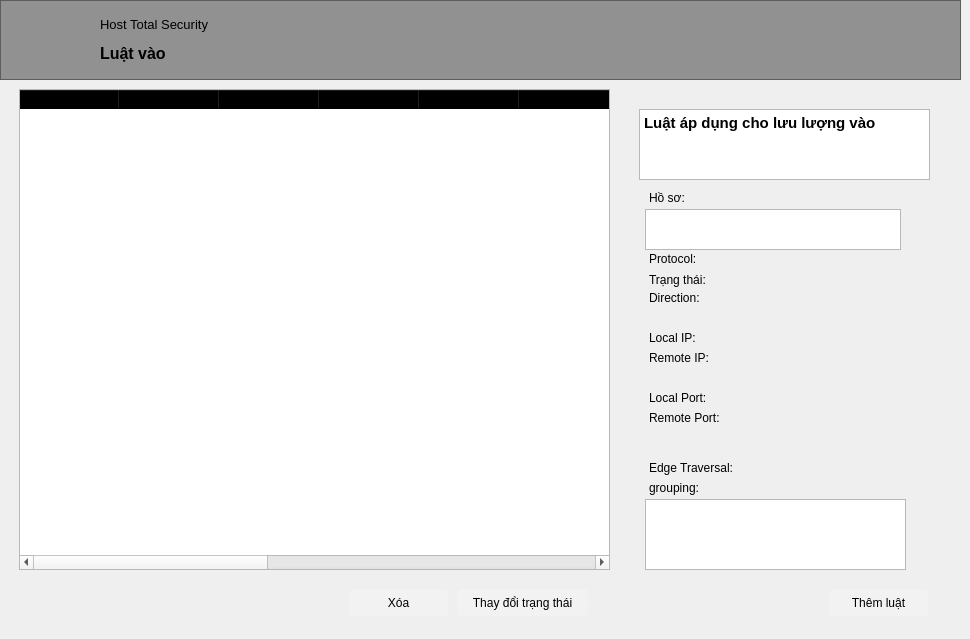
    <widget class="QWidget" name="page_33">
     <widget class="QFrame" name="frame_29">
      <property name="geometry">
       <rect>
        <x>0</x>
        <y>0</y>
        <width>961</width>
        <height>80</height>
       </rect>
      </property>
      <property name="styleSheet">
       <string notr="true">#frame_29{
background: rgba(51,51,51,0.5);
}</string>
      </property>
      <property name="frameShape">
       <enum>QFrame::StyledPanel</enum>
      </property>
      <property name="frameShadow">
       <enum>QFrame::Raised</enum>
      </property>
      <widget class="QLabel" name="back_rule_management">
       <property name="geometry">
        <rect>
         <x>20</x>
         <y>10</y>
         <width>60</width>
         <height>60</height>
        </rect>
       </property>
       <property name="cursor">
        <cursorShape>PointingHandCursor</cursorShape>
       </property>
       <property name="text">
        <string/>
       </property>
       <property name="pixmap">
        <pixmap>icon/arrowhead_left.png</pixmap>
       </property>
      </widget>
      <widget class="QLabel" name="label_148">
       <property name="geometry">
        <rect>
         <x>100</x>
         <y>10</y>
         <width>231</width>
         <height>61</height>
        </rect>
       </property>
       <property name="text">
        <string>&lt;html&gt;&lt;head/&gt;&lt;body&gt;&lt;p&gt;&lt;span style=&quot; font-size:10pt;&quot;&gt;Host Total Security&lt;/span&gt;&lt;/p&gt;&lt;p&gt;&lt;span style=&quot; font-size:12pt; font-weight:600;&quot;&gt;Luật vào&lt;/span&gt;&lt;/p&gt;&lt;/body&gt;&lt;/html&gt;</string>
       </property>
      </widget>
     </widget>
     <widget class="QWidget" name="widget_25" native="true">
      <property name="geometry">
       <rect>
        <x>9</x>
        <y>89</y>
        <width>931</width>
        <height>541</height>
       </rect>
      </property>
      <widget class="QTableWidget" name="incoming_traffic">
       <property name="geometry">
        <rect>
         <x>10</x>
         <y>0</y>
         <width>591</width>
         <height>481</height>
        </rect>
       </property>
       <property name="styleSheet">
        <string notr="true">QHeaderView::section
{
  background-color: transparent;
  text-align: left;
  padding-left: 12px;
   border-bottom:1px solid rgba(255,255,255,0.1)
}

QTableWidget::item {
    padding-left: 10px;
  border: 0px;
  border-bottom: 1px solid #454545;
}

QTableWidget::item::selected {
    background: rgba(255,255,255,0.05);
}

</string>
       </property>
       <column>
        <property name="text">
         <string>Tên luật</string>
        </property>
       </column>
       <column>
        <property name="text">
         <string>New Column</string>
        </property>
       </column>
       <column>
        <property name="text">
         <string>Trạng thái</string>
        </property>
       </column>
       <column>
        <property name="text">
         <string>New Column</string>
        </property>
       </column>
       <column>
        <property name="text">
         <string>New Column</string>
        </property>
       </column>
       <column>
        <property name="text">
         <string>New Column</string>
        </property>
       </column>
       <column>
        <property name="text">
         <string>New Column</string>
        </property>
       </column>
       <column>
        <property name="text">
         <string>Hồ sơ</string>
        </property>
       </column>
       <column>
        <property name="text">
         <string>New Column</string>
        </property>
       </column>
       <column>
        <property name="text">
         <string>New Column</string>
        </property>
       </column>
       <column>
        <property name="text">
         <string>New Column</string>
        </property>
       </column>
       <column>
        <property name="text">
         <string>Hành động</string>
        </property>
       </column>
      </widget>
      <widget class="QWidget" name="widget_75" native="true">
       <property name="geometry">
        <rect>
         <x>610</x>
         <y>0</y>
         <width>321</width>
         <height>531</height>
        </rect>
       </property>
       <property name="styleSheet">
        <string notr="true">#widget_73{
background: rgba(255,255,255,0.05);
}</string>
       </property>
       <widget class="QTextBrowser" name="ruleName">
        <property name="geometry">
         <rect>
          <x>20</x>
          <y>20</y>
          <width>291</width>
          <height>71</height>
         </rect>
        </property>
        <property name="html">
         <string>&lt;!DOCTYPE HTML PUBLIC &quot;-//W3C//DTD HTML 4.0//EN&quot; &quot;http://www.w3.org/TR/REC-html40/strict.dtd&quot;&gt;
&lt;html&gt;&lt;head&gt;&lt;meta name=&quot;qrichtext&quot; content=&quot;1&quot; /&gt;&lt;style type=&quot;text/css&quot;&gt;
p, li { white-space: pre-wrap; }
&lt;/style&gt;&lt;/head&gt;&lt;body style=&quot; font-family:'MS Shell Dlg 2'; font-size:8.25pt; font-weight:400; font-style:normal;&quot;&gt;
&lt;p style=&quot; margin-top:0px; margin-bottom:0px; margin-left:0px; margin-right:0px; -qt-block-indent:0; text-indent:0px;&quot;&gt;&lt;span style=&quot; font-size:11pt; font-weight:600;&quot;&gt;Luật áp dụng cho lưu lượng vào&lt;/span&gt;&lt;/p&gt;&lt;/body&gt;&lt;/html&gt;</string>
        </property>
       </widget>
       <widget class="QLabel" name="profile">
        <property name="geometry">
         <rect>
          <x>30</x>
          <y>100</y>
          <width>261</width>
          <height>17</height>
         </rect>
        </property>
        <property name="text">
         <string>Hồ sơ:</string>
        </property>
       </widget>
       <widget class="QLabel" name="label_399">
        <property name="geometry">
         <rect>
          <x>30</x>
          <y>180</y>
          <width>61</width>
          <height>21</height>
         </rect>
        </property>
        <property name="text">
         <string>Trạng thái:</string>
        </property>
       </widget>
       <widget class="QLabel" name="enabled">
        <property name="geometry">
         <rect>
          <x>87</x>
          <y>180</y>
          <width>211</width>
          <height>20</height>
         </rect>
        </property>
        <property name="text">
         <string/>
        </property>
       </widget>
       <widget class="QLabel" name="direction">
        <property name="geometry">
         <rect>
          <x>90</x>
          <y>200</y>
          <width>221</width>
          <height>17</height>
         </rect>
        </property>
        <property name="text">
         <string/>
        </property>
       </widget>
       <widget class="QLabel" name="label_402">
        <property name="geometry">
         <rect>
          <x>30</x>
          <y>200</y>
          <width>61</width>
          <height>17</height>
         </rect>
        </property>
        <property name="text">
         <string>Direction:</string>
        </property>
       </widget>
       <widget class="QLabel" name="localIP">
        <property name="geometry">
         <rect>
          <x>90</x>
          <y>240</y>
          <width>221</width>
          <height>17</height>
         </rect>
        </property>
        <property name="text">
         <string/>
        </property>
       </widget>
       <widget class="QLabel" name="label_406">
        <property name="geometry">
         <rect>
          <x>30</x>
          <y>240</y>
          <width>51</width>
          <height>17</height>
         </rect>
        </property>
        <property name="text">
         <string>Local IP:</string>
        </property>
       </widget>
       <widget class="QLabel" name="remoteIP">
        <property name="geometry">
         <rect>
          <x>100</x>
          <y>260</y>
          <width>221</width>
          <height>17</height>
         </rect>
        </property>
        <property name="text">
         <string/>
        </property>
       </widget>
       <widget class="QLabel" name="label_407">
        <property name="geometry">
         <rect>
          <x>30</x>
          <y>260</y>
          <width>71</width>
          <height>17</height>
         </rect>
        </property>
        <property name="text">
         <string>Remote IP:</string>
        </property>
       </widget>
       <widget class="QLabel" name="label_425">
        <property name="geometry">
         <rect>
          <x>30</x>
          <y>160</y>
          <width>51</width>
          <height>20</height>
         </rect>
        </property>
        <property name="text">
         <string>Protocol:</string>
        </property>
       </widget>
       <widget class="QLabel" name="label_426">
        <property name="geometry">
         <rect>
          <x>30</x>
          <y>320</y>
          <width>71</width>
          <height>17</height>
         </rect>
        </property>
        <property name="text">
         <string>Remote Port:</string>
        </property>
       </widget>
       <widget class="QLabel" name="remotePort">
        <property name="geometry">
         <rect>
          <x>110</x>
          <y>320</y>
          <width>221</width>
          <height>17</height>
         </rect>
        </property>
        <property name="text">
         <string/>
        </property>
       </widget>
       <widget class="QLabel" name="label_427">
        <property name="geometry">
         <rect>
          <x>30</x>
          <y>300</y>
          <width>61</width>
          <height>17</height>
         </rect>
        </property>
        <property name="text">
         <string>Local Port:</string>
        </property>
       </widget>
       <widget class="QLabel" name="localPort">
        <property name="geometry">
         <rect>
          <x>100</x>
          <y>300</y>
          <width>221</width>
          <height>17</height>
         </rect>
        </property>
        <property name="text">
         <string/>
        </property>
       </widget>
       <widget class="QLabel" name="rule_protocol">
        <property name="geometry">
         <rect>
          <x>87</x>
          <y>160</y>
          <width>221</width>
          <height>20</height>
         </rect>
        </property>
        <property name="text">
         <string/>
        </property>
       </widget>
       <widget class="QLabel" name="label_404">
        <property name="geometry">
         <rect>
          <x>30</x>
          <y>390</y>
          <width>261</width>
          <height>17</height>
         </rect>
        </property>
        <property name="text">
         <string>grouping:</string>
        </property>
       </widget>
       <widget class="QTextBrowser" name="grouping">
        <property name="geometry">
         <rect>
          <x>26</x>
          <y>410</y>
          <width>261</width>
          <height>71</height>
         </rect>
        </property>
        <property name="html">
         <string>&lt;!DOCTYPE HTML PUBLIC &quot;-//W3C//DTD HTML 4.0//EN&quot; &quot;http://www.w3.org/TR/REC-html40/strict.dtd&quot;&gt;
&lt;html&gt;&lt;head&gt;&lt;meta name=&quot;qrichtext&quot; content=&quot;1&quot; /&gt;&lt;style type=&quot;text/css&quot;&gt;
p, li { white-space: pre-wrap; }
&lt;/style&gt;&lt;/head&gt;&lt;body style=&quot; font-family:'MS Shell Dlg 2'; font-size:8.25pt; font-weight:400; font-style:normal;&quot;&gt;
&lt;p style=&quot;-qt-paragraph-type:empty; margin-top:0px; margin-bottom:0px; margin-left:0px; margin-right:0px; -qt-block-indent:0; text-indent:0px;&quot;&gt;&lt;br /&gt;&lt;/p&gt;&lt;/body&gt;&lt;/html&gt;</string>
        </property>
       </widget>
       <widget class="QTextBrowser" name="profiles">
        <property name="geometry">
         <rect>
          <x>26</x>
          <y>120</y>
          <width>256</width>
          <height>41</height>
         </rect>
        </property>
       </widget>
       <widget class="QLabel" name="edgeTraversal">
        <property name="geometry">
         <rect>
          <x>130</x>
          <y>370</y>
          <width>171</width>
          <height>17</height>
         </rect>
        </property>
        <property name="text">
         <string/>
        </property>
       </widget>
       <widget class="QLabel" name="label_428">
        <property name="geometry">
         <rect>
          <x>30</x>
          <y>370</y>
          <width>91</width>
          <height>17</height>
         </rect>
        </property>
        <property name="text">
         <string>Edge Traversal:</string>
        </property>
       </widget>
       <widget class="QPushButton" name="add_rule_in">
        <property name="geometry">
         <rect>
          <x>210</x>
          <y>500</y>
          <width>99</width>
          <height>27</height>
         </rect>
        </property>
        <property name="cursor">
         <cursorShape>PointingHandCursor</cursorShape>
        </property>
        <property name="styleSheet">
         <string notr="true">QPushButton {
background: rgba(255,255,255,0.2);
border-radius: 5px;
}

QPushButton::hover {
background: rgba(255,255,255,0.3);
}
</string>
        </property>
        <property name="text">
         <string>Thêm luật</string>
        </property>
       </widget>
      </widget>
      <widget class="QPushButton" name="change_state_in">
       <property name="geometry">
        <rect>
         <x>448</x>
         <y>500</y>
         <width>131</width>
         <height>27</height>
        </rect>
       </property>
       <property name="cursor">
        <cursorShape>PointingHandCursor</cursorShape>
       </property>
       <property name="styleSheet">
        <string notr="true">QPushButton {
background: rgba(255,255,255,0.2);
border-radius: 5px;
}

QPushButton::hover {
background: rgba(255,255,255,0.3);
}
</string>
       </property>
       <property name="text">
        <string>Thay đổi trạng thái</string>
       </property>
      </widget>
      <widget class="QPushButton" name="remove_rule">
       <property name="geometry">
        <rect>
         <x>340</x>
         <y>500</y>
         <width>99</width>
         <height>27</height>
        </rect>
       </property>
       <property name="cursor">
        <cursorShape>PointingHandCursor</cursorShape>
       </property>
       <property name="styleSheet">
        <string notr="true">QPushButton {
background: rgba(255,255,255,0.2);
border-radius: 5px;
}

QPushButton::hover {
background: rgba(255,255,255,0.3);
}
</string>
       </property>
       <property name="text">
        <string>Xóa</string>
       </property>
      </widget>
     </widget>
    </widget>
